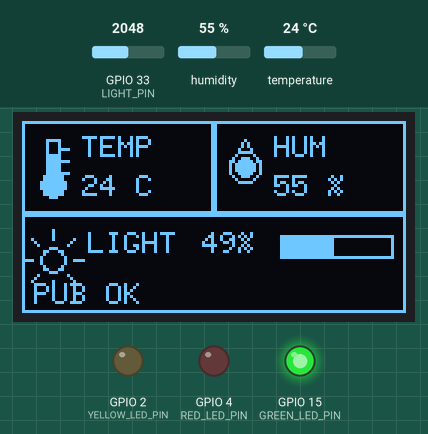
Simulated run of this sketch. Board: ESP32. Parts: 128×64 one-colour display, output pins drawn as LEDs (lit = HIGH). The test bench sets the inputs (shaded band); at power-on: humidity 55 %, GPIO 33 (LIGHT_PIN) = 2048, temperature 24 °C (analog values on the 0–4095 scale). WiFi joins after 1.5 s; servers stay silent unless stated; no MQTT or app messages arrive unless stated; what the sketch prints to the serial monitor is not drawn.

Above: at 2.9 s.
3.0 s: humidity set to 22 %
At 5.0 s:
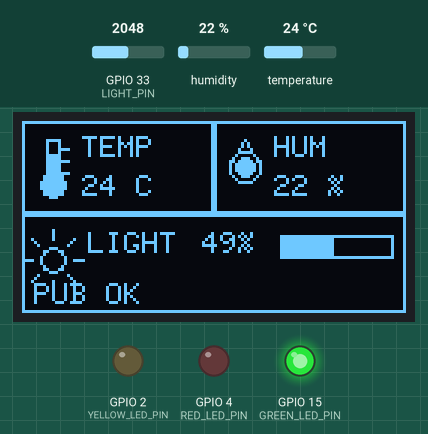
5.4 s: GPIO 33 (LIGHT_PIN) set to 2866
At 6.5 s:
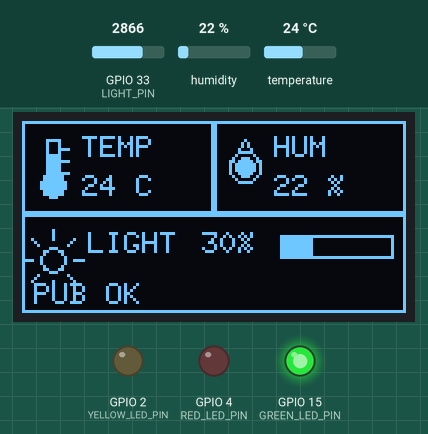
7.5 s: temperature set to 12 °C
At 9.3 s:
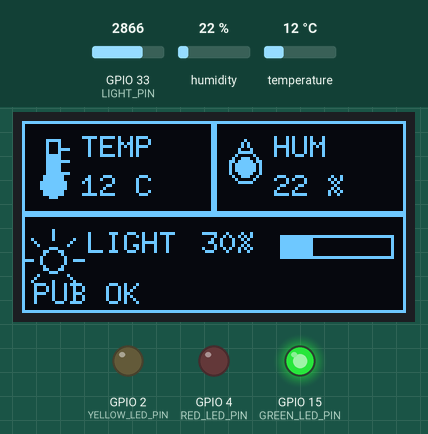
9.6 s: GPIO 33 (LIGHT_PIN) set to 3603
At 13.1 s:
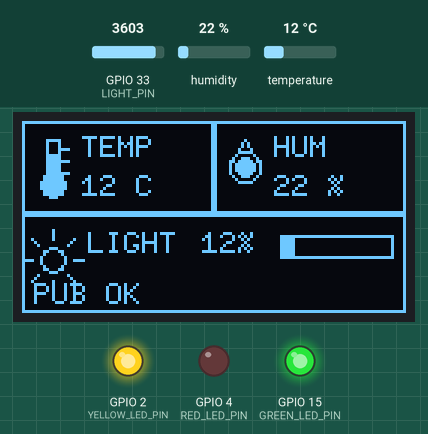
13.6 s: humidity set to 40 %
At 14.9 s:
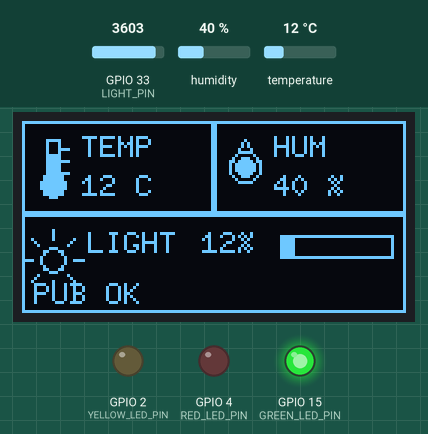
15.9 s: GPIO 33 (LIGHT_PIN) set to 4095
At 17.7 s:
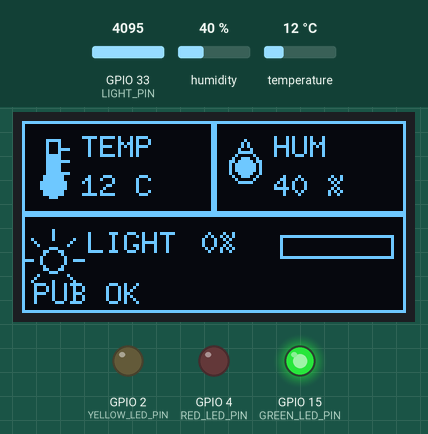
Timing chart, 0 to 19.0 s (numbered marks = the images above; inputs shaded):
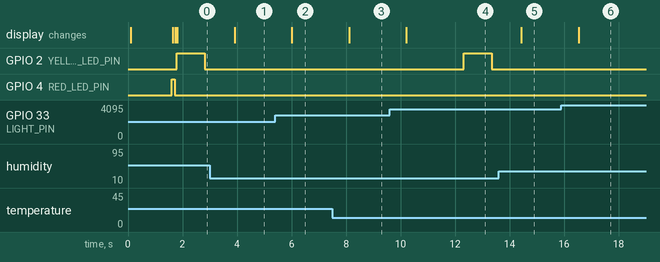

Measured:
- after the input at 3.0 s, the display: changes after 0.91 s (image 1)
- after the input at 5.4 s, the display: changes after 0.61 s (image 2)
- after the input at 7.5 s, the display: changes after 0.61 s (image 3)
- after the input at 9.6 s, the display: changes after 0.61 s (image 4)
- after the input at 13.6 s, the display: changes after 0.83 s (image 5)
- after the input at 15.9 s, the display: changes after 0.63 s (image 6)

The sketch:

26_MQTT.ino
```cpp
#include <WiFi.h>
#include <PubSubClient.h>
#include <SimpleDHT.h>
#include <Wire.h>
#include <U8g2lib.h>

const char* WIFI_SSID = "YOUR_WIFI_SSID";
const char* WIFI_PASSWORD = "YOUR_WIFI_PASSWORD";

const char* MQTT_HOST = "mqttgo.io";
const uint16_t MQTT_PORT = 1883;
const char* MQTT_TOPIC = "mdow/class305/data";
const unsigned long MQTT_INTERVAL = 10000;

const int DHT_PIN = 14;
const int LIGHT_PIN = 33;
const int GREEN_LED_PIN = 15;
const int YELLOW_LED_PIN = 2;
const int RED_LED_PIN = 4;

SimpleDHT11 dht11(DHT_PIN);
WiFiClient wifiClient;
PubSubClient mqttClient(wifiClient);
U8G2_SSD1306_128X64_NONAME_F_HW_I2C oled(U8G2_R0, U8X8_PIN_NONE);

unsigned long lastPublish = 0;
unsigned long yellowLedOffAt = 0;
byte temperature = 0;
byte humidity = 0;
int lightRaw = 0;
int brightness = 0;
int dhtError = SimpleDHTErrSuccess;
String clientId;
String mqttStatus = "MQTT:WAIT";

void drawThermometer(int x, int y) {
  oled.drawFrame(x + 5, y, 5, 13);
  oled.drawDisc(x + 7, y + 15, 4);
  oled.drawBox(x + 6, y + 5, 3, 10);
  oled.drawLine(x + 10, y + 3, x + 12, y + 3);
  oled.drawLine(x + 10, y + 7, x + 12, y + 7);
  oled.drawLine(x + 10, y + 11, x + 12, y + 11);
}

void drawDrop(int x, int y) {
  oled.drawLine(x + 7, y, x + 2, y + 8);
  oled.drawLine(x + 7, y, x + 12, y + 8);
  oled.drawCircle(x + 7, y + 9, 5);
  oled.drawDisc(x + 7, y + 9, 3);
}

void drawSun(int x, int y) {
  oled.drawCircle(x + 7, y + 7, 4);
  oled.drawLine(x + 7, y, x + 7, y - 3);
  oled.drawLine(x + 7, y + 14, x + 7, y + 17);
  oled.drawLine(x, y + 7, x - 3, y + 7);
  oled.drawLine(x + 14, y + 7, x + 17, y + 7);
  oled.drawLine(x + 2, y + 2, x, y);
  oled.drawLine(x + 12, y + 2, x + 14, y);
  oled.drawLine(x + 2, y + 12, x, y + 14);
  oled.drawLine(x + 12, y + 12, x + 14, y + 14);
}

void drawProgressBar(int x, int y, int width, int height, int percent) {
  oled.drawFrame(x, y, width, height);
  int fillWidth = map(percent, 0, 100, 0, width - 2);
  if (fillWidth > 0) oled.drawBox(x + 1, y + 1, fillWidth, height - 2);
}

void drawScreen() {
  oled.clearBuffer();
  oled.setFont(u8g2_font_6x10_tf);
  oled.setFontPosTop();
  oled.drawFrame(0, 0, 64, 31);
  oled.drawFrame(64, 0, 64, 31);
  oled.drawFrame(0, 31, 128, 33);

  drawThermometer(3, 6);
  oled.setCursor(20, 4);
  oled.print("TEMP");
  oled.setCursor(20, 17);
  if (dhtError == SimpleDHTErrSuccess) {
    oled.print(temperature);
    oled.print(" C");
  } else {
    oled.print("ERROR");
  }

  drawDrop(67, 6);
  oled.setCursor(84, 4);
  oled.print("HUM");
  oled.setCursor(84, 17);
  if (dhtError == SimpleDHTErrSuccess) {
    oled.print(humidity);
    oled.print(" %");
  } else {
    oled.print("ERROR");
  }

  drawSun(3, 39);
  oled.setCursor(22, 36);
  oled.print("LIGHT");
  oled.setCursor(60, 36);
  oled.print(brightness);
  oled.print("%");
  drawProgressBar(86, 38, 38, 8, brightness);
  oled.setCursor(4, 53);
  oled.print(mqttStatus);
  oled.sendBuffer();
}

void updateLeds() {
  bool wifiConnected = WiFi.status() == WL_CONNECTED;
  bool mqttConnected = mqttClient.connected();
  digitalWrite(GREEN_LED_PIN, wifiConnected && mqttConnected ? HIGH : LOW);
  digitalWrite(RED_LED_PIN, wifiConnected && !mqttConnected ? HIGH : LOW);
  if (millis() >= yellowLedOffAt) digitalWrite(YELLOW_LED_PIN, LOW);
}

void blinkPublishLed() {
  digitalWrite(YELLOW_LED_PIN, HIGH);
  yellowLedOffAt = millis() + 250;
}

void readSensors() {
  dhtError = dht11.read(&temperature, &humidity, NULL);
  lightRaw = analogRead(LIGHT_PIN);
  brightness = map(lightRaw, 4095, 0, 0, 100);
  brightness = constrain(brightness, 0, 100);
}

void connectWiFi() {
  WiFi.mode(WIFI_STA);
  WiFi.begin(WIFI_SSID, WIFI_PASSWORD);
  mqttStatus = "WIFI...";
  drawScreen();
  Serial.print("Connecting to Wi-Fi: ");
  Serial.println(WIFI_SSID);

  unsigned long startTime = millis();
  while (WiFi.status() != WL_CONNECTED && millis() - startTime < 20000) {
    delay(500);
    Serial.print(".");
  }
  Serial.println();

  if (WiFi.status() == WL_CONNECTED) {
    Serial.print("Wi-Fi connected, IP: ");
    Serial.println(WiFi.localIP());
    mqttStatus = "WIFI OK";
  } else {
    Serial.println("Wi-Fi connection failed");
    mqttStatus = "WIFI ERR";
  }
  updateLeds();
  drawScreen();
}

void connectMQTT() {
  if (WiFi.status() != WL_CONNECTED) return;
  mqttStatus = "MQTT...";
  updateLeds();
  drawScreen();

  Serial.print("Connecting to MQTT as ");
  Serial.println(clientId);
  if (mqttClient.connect(clientId.c_str())) {
    mqttStatus = "MQTT OK";
    Serial.println("MQTT connected");
  } else {
    mqttStatus = "MQTT ERR";
    Serial.print("MQTT connection failed, state=");
    Serial.println(mqttClient.state());
  }
  updateLeds();
  drawScreen();
}

void publishData() {
  if (!mqttClient.connected()) return;
  if (dhtError != SimpleDHTErrSuccess) {
    mqttStatus = "DHT ERR";
    Serial.print("DHT11 read failed, error=");
    Serial.println(dhtError);
    updateLeds();
    drawScreen();
    return;
  }

  String payload = String("{\"temp\":") + temperature +
                   ",\"humi\":" + humidity +
                   ",\"light\":" + brightness + "}";
  bool published = mqttClient.publish(MQTT_TOPIC, payload.c_str());
  mqttStatus = published ? "PUB OK" : "PUB ERR";
  Serial.print("MQTT topic: ");
  Serial.println(MQTT_TOPIC);
  Serial.print("MQTT payload: ");
  Serial.println(payload);
  if (published) blinkPublishLed();
  updateLeds();
  drawScreen();
}

void setup() {
  Serial.begin(115200);
  pinMode(GREEN_LED_PIN, OUTPUT);
  pinMode(YELLOW_LED_PIN, OUTPUT);
  pinMode(RED_LED_PIN, OUTPUT);
  digitalWrite(GREEN_LED_PIN, LOW);
  digitalWrite(YELLOW_LED_PIN, LOW);
  digitalWrite(RED_LED_PIN, LOW);

  pinMode(LIGHT_PIN, INPUT);
  analogReadResolution(12);
  analogSetPinAttenuation(LIGHT_PIN, ADC_11db);
  Wire.begin(21, 22);
  oled.begin();
  oled.setFontPosTop();

  uint64_t chipId = ESP.getEfuseMac();
  char clientIdBuffer[24];
  snprintf(clientIdBuffer, sizeof(clientIdBuffer), "esp32-%04X%08X",
           static_cast<unsigned int>(chipId >> 32),
           static_cast<unsigned int>(chipId & 0xFFFFFFFF));
  clientId = clientIdBuffer;

  mqttClient.setServer(MQTT_HOST, MQTT_PORT);
  readSensors();
  drawScreen();
  connectWiFi();
  connectMQTT();
  lastPublish = millis() - MQTT_INTERVAL;
}

void loop() {
  updateLeds();
  if (WiFi.status() != WL_CONNECTED) {
    connectWiFi();
  }
  if (!mqttClient.connected()) {
    connectMQTT();
  }
  mqttClient.loop();

  readSensors();
  drawScreen();
  if (millis() - lastPublish >= MQTT_INTERVAL) {
    publishData();
    lastPublish = millis();
  }
  delay(1000);
}
```
